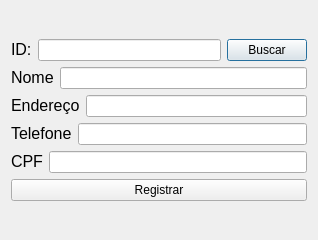
<?xml version="1.0" encoding="UTF-8"?>
<ui version="4.0">
 <class>atualizar_cliente</class>
 <widget class="QDialog" name="atualizar_cliente">
  <property name="geometry">
   <rect>
    <x>0</x>
    <y>0</y>
    <width>318</width>
    <height>240</height>
   </rect>
  </property>
  <property name="windowTitle">
   <string>Atualizar cliente</string>
  </property>
  <layout class="QGridLayout" name="gridLayout">
   <item row="0" column="0">
    <layout class="QVBoxLayout" name="verticalLayout">
     <item>
      <layout class="QHBoxLayout" name="horizontalLayout_6">
       <item>
        <layout class="QHBoxLayout" name="horizontalLayout_5">
         <item>
          <widget class="QLabel" name="label_5">
           <property name="text">
            <string>&lt;html&gt;&lt;head/&gt;&lt;body&gt;&lt;p&gt;&lt;span style=&quot; font-size:12pt;&quot;&gt;ID:&lt;/span&gt;&lt;/p&gt;&lt;/body&gt;&lt;/html&gt;</string>
           </property>
          </widget>
         </item>
         <item>
          <widget class="QLineEdit" name="lineEditID"/>
         </item>
        </layout>
       </item>
       <item>
        <widget class="QPushButton" name="pushButtonBuscar">
         <property name="text">
          <string>Buscar</string>
         </property>
        </widget>
       </item>
      </layout>
     </item>
     <item>
      <layout class="QHBoxLayout" name="horizontalLayout_3">
       <item>
        <widget class="QLabel" name="label">
         <property name="text">
          <string>&lt;html&gt;&lt;head/&gt;&lt;body&gt;&lt;p&gt;&lt;span style=&quot; font-size:12pt;&quot;&gt;Nome&lt;/span&gt;&lt;/p&gt;&lt;/body&gt;&lt;/html&gt;</string>
         </property>
        </widget>
       </item>
       <item>
        <widget class="QLineEdit" name="lineEditNome"/>
       </item>
      </layout>
     </item>
     <item>
      <layout class="QHBoxLayout" name="horizontalLayout_4">
       <item>
        <widget class="QLabel" name="label_2">
         <property name="text">
          <string>&lt;html&gt;&lt;head/&gt;&lt;body&gt;&lt;p&gt;&lt;span style=&quot; font-size:12pt;&quot;&gt;Endereço&lt;/span&gt;&lt;/p&gt;&lt;/body&gt;&lt;/html&gt;</string>
         </property>
        </widget>
       </item>
       <item>
        <widget class="QLineEdit" name="lineEditEndereco"/>
       </item>
      </layout>
     </item>
     <item>
      <layout class="QHBoxLayout" name="horizontalLayout_2">
       <item>
        <widget class="QLabel" name="label_3">
         <property name="text">
          <string>&lt;html&gt;&lt;head/&gt;&lt;body&gt;&lt;p&gt;&lt;span style=&quot; font-size:12pt;&quot;&gt;Telefone&lt;/span&gt;&lt;/p&gt;&lt;/body&gt;&lt;/html&gt;</string>
         </property>
        </widget>
       </item>
       <item>
        <widget class="QLineEdit" name="lineEditTelefone"/>
       </item>
      </layout>
     </item>
     <item>
      <layout class="QHBoxLayout" name="horizontalLayout">
       <item>
        <widget class="QLabel" name="label_4">
         <property name="text">
          <string>&lt;html&gt;&lt;head/&gt;&lt;body&gt;&lt;p&gt;&lt;span style=&quot; font-size:12pt;&quot;&gt;CPF&lt;/span&gt;&lt;/p&gt;&lt;/body&gt;&lt;/html&gt;</string>
         </property>
        </widget>
       </item>
       <item>
        <widget class="QLineEdit" name="lineEditCpf"/>
       </item>
      </layout>
     </item>
     <item>
      <widget class="QPushButton" name="pushButtonAtualizar">
       <property name="text">
        <string>Registrar</string>
       </property>
      </widget>
     </item>
    </layout>
   </item>
  </layout>
 </widget>
 <resources/>
 <connections/>
</ui>
